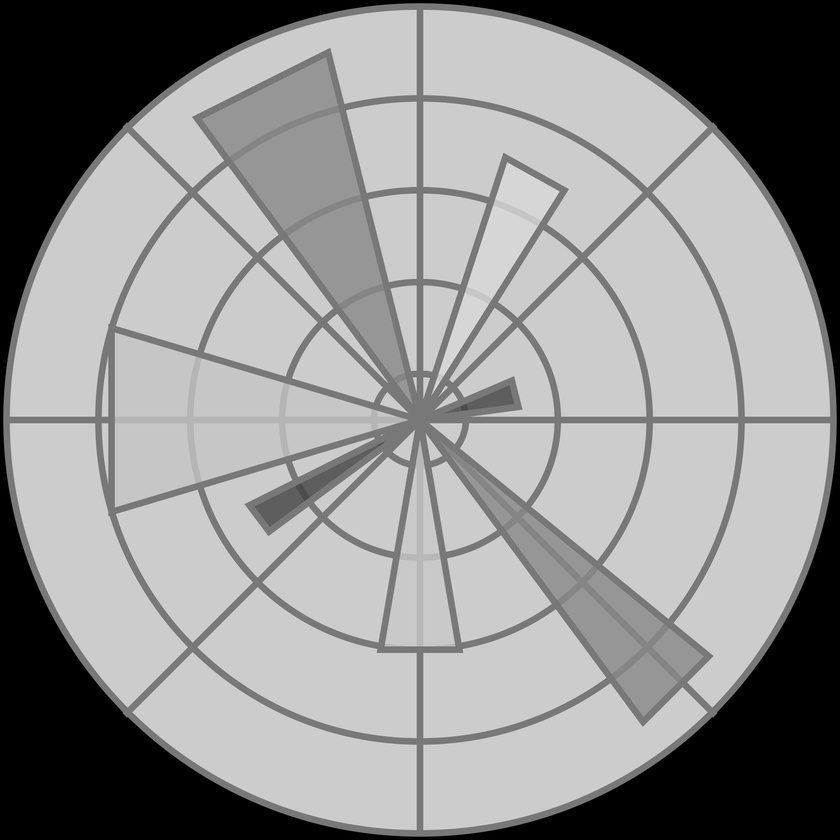
#> input picture gryscale.jpg, 840 x 840 px, shrunk from 2048 x 2048 before the run
$ python tugas3.py
#> lines starting #> are read from the running program, lines starting #| are printed output that depends on the picture
import imageio
import numpy as np
import matplotlib.pyplot as plt
def grayscale_histogram(image_path):
# Membaca gambar
#> called with image_path = 'gryscale.jpg'
  img = imageio.imread(image_path)
#> img is the input picture: shape (840, 840, 3); min 0, max 226, mean 144.3

# Konversi ke grayscale (menggunakan rata-rata R, G, B)
  gray_img = np.mean(img, axis=2).astype(np.uint8)

# Hitung histogram
  hist, bins = np.histogram(gray_img.flatten(), bins=256, range=(0, 255))
#> hist = 256 values, max 318951 at index 204, min 0 at index 225, mean 2756.2; bins = 257 values from 0 to 255

# Plot histogram
  plt.bar(bins[:-1], hist, width=1)
  plt.xlabel("Intensitas")
  plt.ylabel("Jumlah Piksel")
  plt.title("Histogram Gambar Grayscale")
  plt.show()
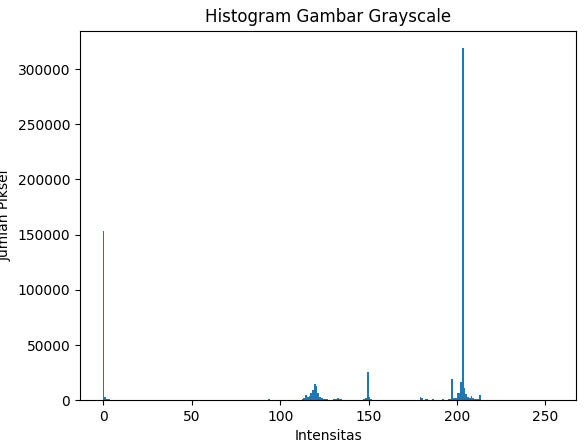
#> figure drawn by matplotlib, 1 panel; tallest bar 318951 high, from x = 202.7 to 203.7

# Menampilkan jumlah total piksel untuk setiap intensitas
  for i, count in enumerate(hist):
    print(f"Intensitas {i}: {count} piksel")
#> this loop made 256 passes
#> count on passes 1 to 3: 153259, 2704, 1369
#| Intensitas 0: 153259 piksel
#| Intensitas 1: 2704 piksel
#| Intensitas 2: 1369 piksel
#| Intensitas 3: 673 piksel
#| Intensitas 4: 329 piksel
#| Intensitas 5: 139 piksel
#| Intensitas 6: 83 piksel
#| Intensitas 7: 51 piksel
#> (further printed lines are left out)

# Mencari intensitas dominan (nilai maksimum dalam histogram)
  dominant_intensity = np.argmax(hist)
#> dominant_intensity = 204
  print(f"Intensitas dominan: {dominant_intensity}")

# Path gambar Kita
image_path = 'gryscale.jpg'
grayscale_histogram(image_path)

# Output
"""
Intensitas 0: 937527 piksel
Intensitas 1: 4048 piksel
Intensitas 2: 2561 piksel
Intensitas 3: 1528 piksel
Intensitas 4: 881 piksel
Intensitas 5: 548 piksel
Intensitas 6: 306 piksel
Intensitas 7: 194 piksel
Intensitas 8: 126 piksel
Intensitas 9: 109 piksel
Intensitas 10: 114 piksel
Intensitas 11: 79 piksel
Intensitas 12: 75 piksel
Intensitas 13: 65 piksel
Intensitas 14: 69 piksel
Intensitas 15: 66 piksel
Intensitas 16: 54 piksel
Intensitas 17: 61 piksel
Intensitas 18: 63 piksel
Intensitas 19: 48 piksel
Intensitas 20: 47 piksel
Intensitas 21: 55 piksel
Intensitas 22: 58 piksel
Intensitas 23: 48 piksel
Intensitas 24: 66 piksel
Intensitas 25: 71 piksel
Intensitas 26: 59 piksel
Intensitas 27: 49 piksel
Intensitas 28: 48 piksel
Intensitas 29: 63 piksel
Intensitas 30: 62 piksel
Intensitas 31: 54 piksel
Intensitas 32: 43 piksel
Intensitas 33: 41 piksel
Intensitas 34: 54 piksel
Intensitas 35: 59 piksel
Intensitas 36: 49 piksel
Intensitas 37: 48 piksel
Intensitas 38: 51 piksel
Intensitas 39: 33 piksel
Intensitas 40: 47 piksel
Intensitas 41: 50 piksel
Intensitas 42: 46 piksel
Intensitas 43: 54 piksel
Intensitas 44: 47 piksel
Intensitas 45: 48 piksel
Intensitas 46: 52 piksel
Intensitas 47: 49 piksel
Intensitas 48: 58 piksel
Intensitas 49: 51 piksel
Intensitas 50: 35 piksel
Intensitas 51: 41 piksel
Intensitas 52: 40 piksel
Intensitas 53: 41 piksel
Intensitas 54: 50 piksel
Intensitas 55: 59 piksel
Intensitas 56: 55 piksel
Intensitas 57: 42 piksel
Intensitas 58: 51 piksel
Intensitas 59: 51 piksel
Intensitas 60: 52 piksel
Intensitas 61: 53 piksel
Intensitas 62: 39 piksel
Intensitas 63: 46 piksel
Intensitas 64: 45 piksel
Intensitas 65: 43 piksel
Intensitas 66: 54 piksel
Intensitas 67: 44 piksel
Intensitas 68: 42 piksel
Intensitas 69: 53 piksel
Intensitas 70: 46 piksel
Intensitas 71: 47 piksel
Intensitas 72: 54 piksel
Intensitas 73: 61 piksel
Intensitas 74: 106 piksel
Intensitas 75: 176 piksel
Intensitas 76: 451 piksel
Intensitas 77: 197 piksel
Intensitas 78: 102 piksel
Intensitas 79: 66 piksel
Intensitas 80: 69 piksel
Intensitas 81: 66 piksel
Intensitas 82: 47 piksel
Intensitas 83: 64 piksel
Intensitas 84: 64 piksel
Intensitas 85: 62 piksel
Intensitas 86: 54 piksel
Intensitas 87: 75 piksel
Intensitas 88: 72 piksel
Intensitas 89: 73 piksel
Intensitas 90: 95 piksel
Intensitas 91: 295 piksel
Intensitas 92: 525 piksel
Intensitas 93: 1149 piksel
Intensitas 94: 10389 piksel
Intensitas 95: 1095 piksel
Intensitas 96: 496 piksel
Intensitas 97: 190 piksel
Intensitas 98: 124 piksel
Intensitas 99: 101 piksel
Intensitas 100: 88 piksel
Intensitas 101: 104 piksel
Intensitas 102: 171 piksel
Intensitas 103: 152 piksel
Intensitas 104: 132 piksel
Intensitas 105: 117 piksel
Intensitas 106: 110 piksel
Intensitas 107: 116 piksel
Intensitas 108: 128 piksel
Intensitas 109: 184 piksel
Intensitas 110: 148 piksel
Intensitas 111: 225 piksel
Intensitas 112: 424 piksel
Intensitas 113: 706 piksel
Intensitas 114: 2370 piksel
Intensitas 115: 3612 piksel
Intensitas 116: 6984 piksel
Intensitas 117: 13252 piksel
Intensitas 118: 24458 piksel
Intensitas 119: 39480 piksel
Intensitas 120: 280399 piksel
Intensitas 121: 37811 piksel
Intensitas 122: 22421 piksel
Intensitas 123: 14072 piksel
Intensitas 124: 7292 piksel
Intensitas 125: 3940 piksel
Intensitas 126: 2143 piksel
Intensitas 127: 1643 piksel
Intensitas 128: 1106 piksel
Intensitas 129: 858 piksel
Intensitas 130: 968 piksel
Intensitas 131: 1545 piksel
Intensitas 132: 4029 piksel
Intensitas 133: 18082 piksel
Intensitas 134: 4074 piksel
Intensitas 135: 1466 piksel
Intensitas 136: 923 piksel
Intensitas 137: 1091 piksel
Intensitas 138: 1313 piksel
Intensitas 139: 1446 piksel
Intensitas 140: 1293 piksel
Intensitas 141: 1016 piksel
Intensitas 142: 1025 piksel
Intensitas 143: 1611 piksel
Intensitas 144: 951 piksel
Intensitas 145: 1257 piksel
Intensitas 146: 1604 piksel
Intensitas 147: 1662 piksel
Intensitas 148: 2683 piksel
Intensitas 149: 6981 piksel
Intensitas 150: 179125 piksel
Intensitas 151: 7369 piksel
Intensitas 152: 3052 piksel
Intensitas 153: 1180 piksel
Intensitas 154: 749 piksel
Intensitas 155: 440 piksel
Intensitas 156: 391 piksel
Intensitas 157: 371 piksel
Intensitas 158: 353 piksel
Intensitas 159: 322 piksel
Intensitas 160: 300 piksel
Intensitas 161: 347 piksel
Intensitas 162: 349 piksel
Intensitas 163: 339 piksel
Intensitas 164: 342 piksel
Intensitas 165: 377 piksel
Intensitas 166: 343 piksel
Intensitas 167: 354 piksel
Intensitas 168: 373 piksel
Intensitas 169: 371 piksel
Intensitas 170: 394 piksel
Intensitas 171: 378 piksel
Intensitas 172: 363 piksel
Intensitas 173: 446 piksel
Intensitas 174: 418 piksel
Intensitas 175: 396 piksel
Intensitas 176: 367 piksel
Intensitas 177: 413 piksel
Intensitas 178: 414 piksel
Intensitas 179: 603 piksel
Intensitas 180: 1293 piksel
Intensitas 181: 16389 piksel
Intensitas 182: 1511 piksel
Intensitas 183: 1045 piksel
Intensitas 184: 9093 piksel
Intensitas 185: 827 piksel
Intensitas 186: 596 piksel
Intensitas 187: 570 piksel
Intensitas 188: 650 piksel
Intensitas 189: 589 piksel
Intensitas 190: 544 piksel
Intensitas 191: 613 piksel
Intensitas 192: 805 piksel
Intensitas 193: 839 piksel
Intensitas 194: 1158 piksel
Intensitas 195: 1479 piksel
Intensitas 196: 2826 piksel
Intensitas 197: 3630 piksel
Intensitas 198: 130843 piksel
Intensitas 199: 6027 piksel
Intensitas 200: 7666 piksel
Intensitas 201: 40464 piksel
Intensitas 202: 17904 piksel
Intensitas 203: 27052 piksel
Intensitas 204: 2126625 piksel
Intensitas 205: 27421 piksel
Intensitas 206: 18159 piksel
Intensitas 207: 8995 piksel
Intensitas 208: 5190 piksel
Intensitas 209: 3499 piksel
Intensitas 210: 1996 piksel
Intensitas 211: 1129 piksel
Intensitas 212: 948 piksel
Intensitas 213: 1277 piksel
Intensitas 214: 33848 piksel
Intensitas 215: 1272 piksel
Intensitas 216: 693 piksel
Intensitas 217: 397 piksel
Intensitas 218: 165 piksel
Intensitas 219: 79 piksel
Intensitas 220: 36 piksel
Intensitas 221: 19 piksel
Intensitas 222: 9 piksel
Intensitas 223: 0 piksel
Intensitas 224: 0 piksel
Intensitas 225: 0 piksel
Intensitas 226: 0 piksel
Intensitas 227: 0 piksel
Intensitas 228: 0 piksel
Intensitas 229: 0 piksel
Intensitas 230: 0 piksel
Intensitas 231: 0 piksel
Intensitas 232: 0 piksel
Intensitas 233: 0 piksel
Intensitas 234: 0 piksel
Intensitas 235: 0 piksel
Intensitas 236: 0 piksel
Intensitas 237: 0 piksel
Intensitas 238: 0 piksel
Intensitas 239: 0 piksel
Intensitas 240: 0 piksel
Intensitas 241: 0 piksel
Intensitas 242: 0 piksel
Intensitas 243: 0 piksel
Intensitas 244: 0 piksel
Intensitas 245: 0 piksel
Intensitas 246: 0 piksel
Intensitas 247: 0 piksel
Intensitas 248: 0 piksel
Intensitas 249: 0 piksel
Intensitas 250: 0 piksel
Intensitas 251: 0 piksel
Intensitas 252: 0 piksel
Intensitas 253: 0 piksel
Intensitas 254: 0 piksel
Intensitas 255: 0 piksel
Intensitas dominan: 204 """
